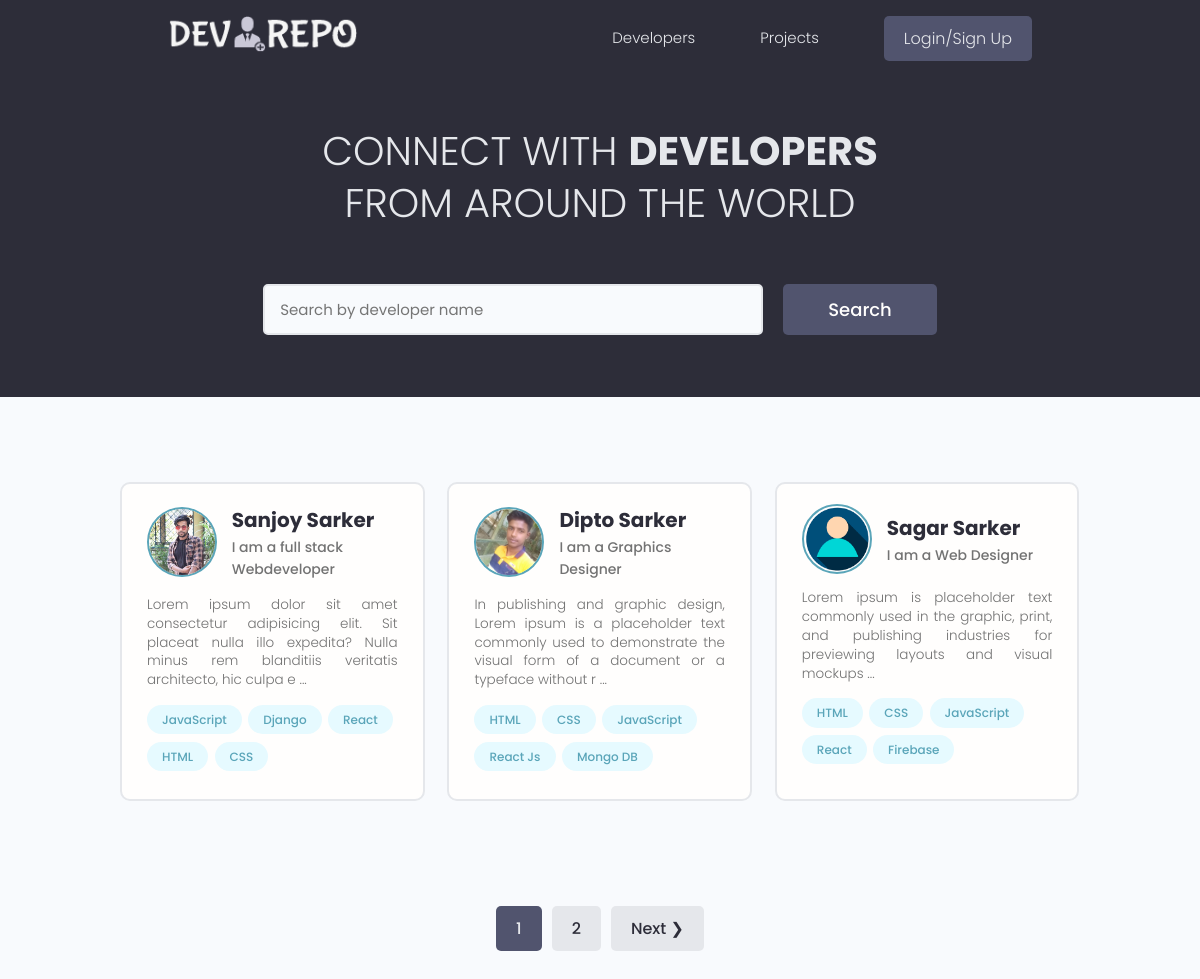
The page / on the database its author committed.
### users/models.py (models this page shows, shortened)
class Profile(models.Model):
    user = models.OneToOneField(
        User, on_delete=models.CASCADE, null=True, blank=True)
    name = models.CharField(max_length=200, blank=True, null=True)
    email = models.EmailField(max_length=500, blank=True, null=True)
    username = models.CharField(max_length=200, blank=True, null=True)
    location = models.CharField(max_length=200, blank=True, null=True)
    short_intro = models.CharField(max_length=200, blank=True, null=True)
    bio = models.TextField(blank=True, null=True)
    profile_image = models.ImageField(
        null=True, blank=True, upload_to='profiles/', default="user.png")
    social_github = models.CharField(max_length=200, blank=True, null=True)
    social_twitter = models.CharField(max_length=200, blank=True, null=True)
    social_linkedin = models.CharField(max_length=200, blank=True, null=True)
    social_youtube = models.CharField(max_length=200, blank=True, null=True)
    social_website = models.CharField(max_length=200, blank=True, null=True)
    created = models.DateTimeField(auto_now_add=True)
    id = models.UUIDField(default=uuid.uuid4, unique=True,
                          primary_key=True, editable=False)
    class Meta:
        ordering = ['created']

class Skill(models.Model):
    owner = models.ForeignKey(
        Profile, on_delete=models.CASCADE, null=True, blank=True)
    name = models.CharField(max_length=200, blank=True, null=True)
    description = models.TextField(null=True, blank=True)
    created = models.DateTimeField(auto_now_add=True)
    id = models.UUIDField(default=uuid.uuid4, unique=True,
                          primary_key=True, editable=False)
    def __str__(self):
        return str(self.name)

### users/views.py (the view)
# urls.py: path('',profiles,name='profiles'),
def profiles(request):
    profiles,search_query = searchProfiles(request)
    custom_range,profiles = paginateProfiles(request,profiles)
    context={'profiles':profiles,'search_query':search_query,'custom_range':custom_range}
    return render(request,'users/profiles.html',context)

### users/utils.py (called while the page is built)
def paginateProfiles(request,profiles):
    page = request.GET.get('page')
    results = 3
    paginator = Paginator(profiles,results)
    try:
        profiles = paginator.page(page)
    except PageNotAnInteger:
        page = 1
        profiles = paginator.page(page)
    except EmptyPage:
        page = paginator.num_pages
        profiles = paginator.page(page)
    leftIndex = (int(page) - 2)
    if leftIndex < 1:
        leftIndex = 1
    rightIndex = (int(page) + 3)
    if rightIndex > paginator.num_pages:
        rightIndex = paginator.num_pages + 1
    custom_range = range(leftIndex,rightIndex)
    return custom_range,profiles

def searchProfiles(request):
    search_query = ''
    if request.GET.get('search_query'):
        search_query = request.GET.get('search_query')
    skills = Skill.objects.filter(name__icontains=search_query)
    profiles = Profile.objects.distinct().filter(
        Q(name__icontains=search_query) |
        Q(short_intro__icontains=search_query) |
        Q(skill__in = skills)
        )
    return profiles,search_query

### users/templates/users/profiles.html (shortened to what this page needs)
{% extends 'main.html' %}
{% load static %}
{% block content %}
<main class="home">
    <section class="hero-section text-center">
      <div class="container container--narrow">
        <div class="hero-section__box">
          <h2>CONNECT WITH <span>DEVELOPERS</span></h2>
          <h2>FROM AROUND THE WORLD</h2>
        </div>
        <div class="hero-section__search">
          <form id="searchForm" class="form" action="{% url 'profiles' %}" method="get">
            <div class="form__field">
              <input class="input input--text" id="formInput#search" type="text" name="search_query"
                placeholder="Search by developer name" value="{{search_query}}" />
            </div>
            <input class="btn btn--sub btn--lg" type="submit" value="Search" />
          </form>
        </div>
      </div>
    </section>
    <section class="devlist">
      <div class="container">
        <div class="grid grid--three">
        {% for profile in profiles %}
          <div class="column card">
            <div class="dev">
              <a href="{% url 'user_profile' profile.id %}" class="card__body">
                <div class="dev__profile">
                  <img class="avatar avatar--md" src="{{profile.profile_image.url}}" alt="image" />
                  <div class="dev__meta">
                    <h3>{{profile.name}}</h3>
                    <h5>{{profile.short_intro|slice:"60"}}</h5>
                  </div>
                </div>
                <p class="dev__info">
                  {{profile.bio|slice:"150"}} ...
                </p>
                <div class="dev__skills">
                {% for skill in profile.skill_set.all|slice:"5" %}
                <span class="tag tag--pill tag--main">
                    <small>{{skill}}</small>
                </span>
                {% endfor %}
                </div>
              </a>
            </div>
          </div>
        {% endfor %}
        </div>
      </div>
    </section>
    {% include 'pagination.html' with queryset=profiles custom_range=custom_range %}
  </main>
{% endblock content %}

### static/css/app.css (style rules this page uses)
:root { --color-sub: #2d2d39; }
.btn--sub { background-color: var(--color-sub-light); }
.card { border: 2px solid var(--color-light); }
img { width: 100%; }
.hero-section { height: 40vh; display: flex; align-items: center; background-color: var(--color-sub); }
.hero-section__box { margin-bottom: 4rem; }
.hero-section__box>h2, .hero-section__box>h2>span { font-size: 4rem; color: var(--color-light); line-height: 1.3; text-transform: uppercase; }
.hero-section__box>h2 { font-weight: 300; }
.hero-section__box>h2>span { font-weight: 700; }
.hero-section__search>.form { display: flex; align-items: center; justify-content: center; gap: 2rem; }
.hero-section__search>.form input.input--text { width: 50rem; }
.devlist { margin-top: 8rem; }
.devlist .grid { align-items: stretch; }
.devlist .dev .dev__profile { display: flex; align-items: center; gap: 1.5rem; }
.devlist .dev .dev__meta h3 { color: var(--color-sub); font-size: 2rem; font-weight: 700; }
.devlist .dev .dev__meta h5 { color: var(--color-text); font-size: 1.4rem; font-weight: 500; }
.devlist .dev .dev__info { margin: 1.5rem 0; font-size: 1.35rem; line-height: 1.4; text-align: justify; }

### static/uikit/styles/modules/_variables.css (style rules this page uses)
:root { --color-main: #5aa5b9; --color-main-light: #e6faff; --color-sub: #3f4156; --color-sub-light: #51546e; --color-sub-lighter: #ededfd; --color-text: #737373; --color-gray: #8b8b8b; --color-light: #e5e7eb; --color-light-gray: #767676; --color-bg: #f8fafd; --color-white: #fffefd; --color-white-light: #f3f3f3; --color-success: #359e64; --color-success-bg: #def8e8; --color-error: #fc4b0b; --color-error-bg: #fff2ee; --font-base: 'Poppins', arial, helvetica, 'Segoe UI', roboto, ubuntu, sans-serif; --font-monospace: 'Fira Code', 'Courier New', courier, monospace; --font-regular: 300; --font-medium: 500; --font-bold: 700; --generic-shadow: 1px 1px 5px #00000010; --generic-transition: all 0.3s ease-in-out; }

### static/uikit/styles/modules/_base.css (style rules this page uses)
* { margin: 0; padding: 0; box-sizing: border-box; text-rendering: optimizeLegibility; color: inherit; font-size: inherit; }
html { font-size: 50%; }
@media only screen and (min-width: 480px) { html { font-size: 56.25%; } }
@media only screen and (min-width: 1200px) { html { font-size: 62.5%; } }
body { line-height: 1.6; font-weight: 400; font-size: 1.5rem; color: var(--color-text); background-color: var(--color-bg); min-height: 100vh; }

### static/uikit/styles/modules/_typography.css (style rules this page uses)
* { font-family: var(--font-base); }
h2 { font-size: 3.6rem; font-weight: var(--font-bold); }
h3 { font-size: 3.2rem; font-weight: var(--font-medium); }
h5 { font-size: 2.4rem; font-weight: var(--font-medium); }
h5, h6 { font-weight: var(--font-regular); }
p, span, strong { font-size: 1.6rem; color: var(--color-text); font-weight: var(--font-regular); }
a { padding-bottom: 2px; text-decoration: none; display: inline-block; color: var(--color-main); font-weight: var(--font-medium); }

### static/uikit/styles/modules/_utilities.css (style rules this page uses)
.container { width: 92%; max-width: 165rem; margin: 0 auto; box-sizing: border-box; }
.container--narrow { width: 92%; max-width: 120rem; }
@media screen and (min-width: 1000px) { .container { width: 90%; } }
@media screen and (min-width: 1000px) { .container--narrow { width: 85%; } }
@media screen and (min-width: 1200px) { .container { width: 80%; } }
@media screen and (min-width: 1200px) { .container--narrow { width: 72%; } }
.text-center { text-align: center; }

### static/uikit/styles/modules/_avatar.css (style rules this page uses)
.avatar { border-radius: 50%; border: 2px solid var(--color-main); object-fit: cover; }
.avatar--md { height: 7rem; width: 7rem; }

### static/uikit/styles/modules/_button.css (style rules this page uses)
.btn { display: inline-block; position: relative; cursor: pointer; background-color: var(--color-light); font-weight: var(--font-medium); color: var(--color-sub); text-decoration: none; padding: 1rem 2rem; border-radius: 0.5rem; border: none; width: -webkit-fit-content; width: -moz-fit-content; width: fit-content; height: -webkit-fit-content; height: -moz-fit-content; height: fit-content; font-size: 1.6rem; outline-width: 0; outline-color: transparent; -webkit-backface-visibility: hidden; backface-visibility: hidden; transition: all 0.3s ease-in-out; }
.btn--sub { background-color: var(--color-sub); color: var(--color-white); }
.btn--lg { font-size: 1.8rem; padding: 1.2rem 4.5rem; }

### static/uikit/styles/modules/_card.css (style rules this page uses)
.card { border-radius: 1rem; background-color: var(--color-white); border: 1.5px solid var(--color-light); width: auto; height: auto; margin-top: 0.5rem; margin-bottom: 0.5rem; overflow: hidden; }
.card__body, .card__header { padding: 2rem 2.5rem; }

### rows shown on the page
Profile: profile_image (picture), name "Sanjoy Sarker", short_intro "I am a full stack Webdeveloper", bio "Lorem ipsum dolor sit amet consectetur adipisicing elit. Sit placeat nulla illo expedita? Nulla minus rem blanditiis veritatis architecto, hic culpa e"
Skill: name "JavaScript"
Skill: name "Django"
Skill: name "React"
Skill: name "HTML"
Skill: name "CSS"
Profile: profile_image (picture), name "Dipto Sarker", short_intro "I am a Graphics Designer", bio "In publishing and graphic design, Lorem ipsum is a placeholder text commonly used to demonstrate the visual form of a document or a typeface without r"
Skill: name "HTML"
Skill: name "CSS"
Skill: name "JavaScript"
Skill: name "React Js"
Skill: name "Mongo DB"
Profile: profile_image (placeholder picture), name "Sagar Sarker", short_intro "I am a Web Designer", bio "Lorem ipsum is placeholder text commonly used in the graphic, print, and publishing industries for previewing layouts and visual mockups"
Skill: name "HTML"
Skill: name "CSS"
Skill: name "JavaScript"
Skill: name "React"
Skill: name "Firebase"

### other values the page prints
{{ page }} "1"
{{ page }} "2"
